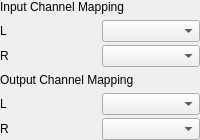
                 <widget class="QFrame" name="FrameSoundcardChannelSelection">
                  <property name="sizePolicy">
                   <sizepolicy hsizetype="Preferred" vsizetype="Preferred">
                    <horstretch>0</horstretch>
                    <verstretch>0</verstretch>
                   </sizepolicy>
                  </property>
                  <property name="frameShape">
                   <enum>QFrame::NoFrame</enum>
                  </property>
                  <property name="frameShadow">
                   <enum>QFrame::Plain</enum>
                  </property>
                  <layout class="QVBoxLayout" name="_2">
                   <property name="leftMargin">
                    <number>0</number>
                   </property>
                   <property name="topMargin">
                    <number>0</number>
                   </property>
                   <property name="rightMargin">
                    <number>0</number>
                   </property>
                   <property name="bottomMargin">
                    <number>0</number>
                   </property>
                   <item>
                    <widget class="QLabel" name="lblInChannelMapping">
                     <property name="text">
                      <string>Input Channel Mapping</string>
                     </property>
                    </widget>
                   </item>
                   <item>
                    <layout class="QHBoxLayout" name="_3">
                     <property name="spacing">
                      <number>3</number>
                     </property>
                     <item>
                      <layout class="QVBoxLayout" name="_4">
                       <item>
                        <widget class="QLabel" name="lblLInChan">
                         <property name="sizePolicy">
                          <sizepolicy hsizetype="Preferred" vsizetype="Preferred">
                           <horstretch>0</horstretch>
                           <verstretch>0</verstretch>
                          </sizepolicy>
                         </property>
                         <property name="text">
                          <string>L</string>
                         </property>
                        </widget>
                       </item>
                       <item>
                        <widget class="QLabel" name="lblRInChan">
                         <property name="sizePolicy">
                          <sizepolicy hsizetype="Preferred" vsizetype="Preferred">
                           <horstretch>0</horstretch>
                           <verstretch>0</verstretch>
                          </sizepolicy>
                         </property>
                         <property name="text">
                          <string>R</string>
                         </property>
                        </widget>
                       </item>
                      </layout>
                     </item>
                     <item>
                      <layout class="QVBoxLayout" name="_5">
                       <property name="spacing">
                        <number>3</number>
                       </property>
                       <item>
                        <widget class="QComboBox" name="cbxLInChan"/>
                       </item>
                       <item>
                        <widget class="QComboBox" name="cbxRInChan"/>
                       </item>
                      </layout>
                     </item>
                    </layout>
                   </item>
                   <item>
                    <widget class="QLabel" name="lblOutChannelMapping">
                     <property name="text">
                      <string>Output Channel Mapping</string>
                     </property>
                    </widget>
                   </item>
                   <item>
                    <layout class="QHBoxLayout" name="_6">
                     <property name="spacing">
                      <number>3</number>
                     </property>
                     <item>
                      <layout class="QVBoxLayout" name="_7">
                       <item>
                        <widget class="QLabel" name="lblLOutChan">
                         <property name="sizePolicy">
                          <sizepolicy hsizetype="Preferred" vsizetype="Preferred">
                           <horstretch>0</horstretch>
                           <verstretch>0</verstretch>
                          </sizepolicy>
                         </property>
                         <property name="text">
                          <string>L</string>
                         </property>
                        </widget>
                       </item>
                       <item>
                        <widget class="QLabel" name="lblROutChan">
                         <property name="sizePolicy">
                          <sizepolicy hsizetype="Preferred" vsizetype="Preferred">
                           <horstretch>0</horstretch>
                           <verstretch>0</verstretch>
                          </sizepolicy>
                         </property>
                         <property name="text">
                          <string>R</string>
                         </property>
                        </widget>
                       </item>
                      </layout>
                     </item>
                     <item>
                      <layout class="QVBoxLayout" name="_8">
                       <property name="spacing">
                        <number>3</number>
                       </property>
                       <item>
                        <widget class="QComboBox" name="cbxLOutChan"/>
                       </item>
                       <item>
                        <widget class="QComboBox" name="cbxROutChan"/>
                       </item>
                      </layout>
                     </item>
                    </layout>
                   </item>
                  </layout>
                 </widget>
